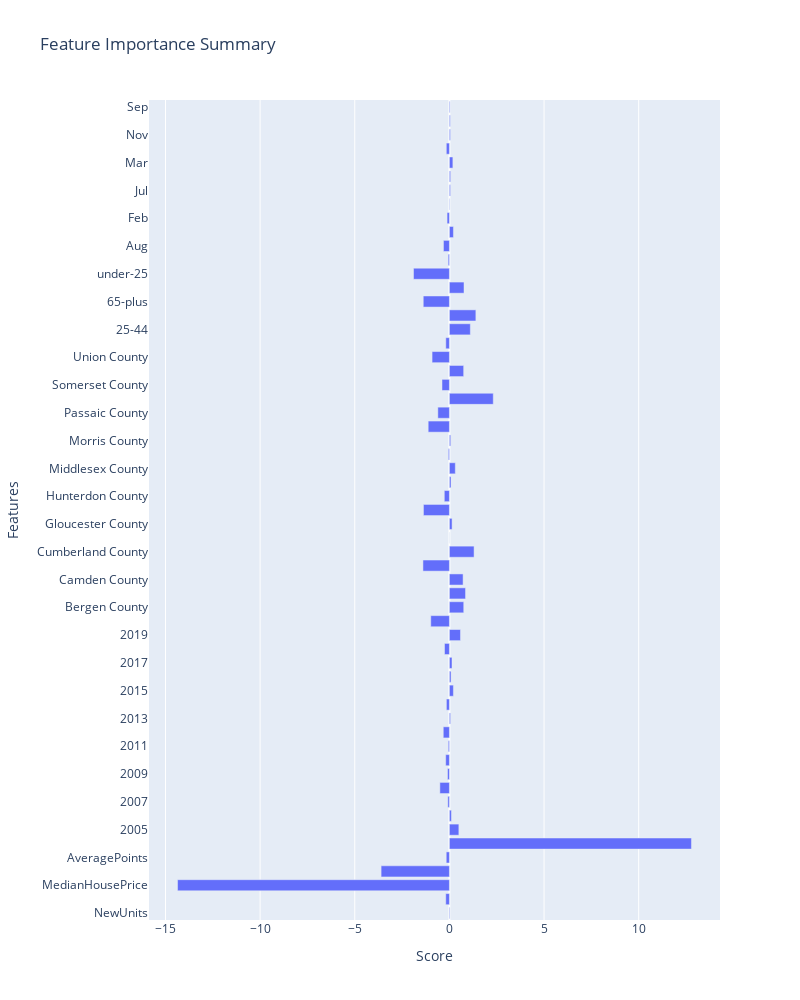

The cell this chart's notebook holds for it:
### Code cell
# all columns ml feature importance

labels = labels.apply(pd.to_numeric)

X_train, X_test, y_train, y_test = train_test_split(all_ml, labels.values.ravel(),test_size=0.25,random_state=0)
all_ml_log = LogisticRegression(random_state=0,class_weight='balanced')
all_ml_log.fit(X_train,y_train)
y_pred = all_ml_log.predict(X_test)
print('Classification Report:\n',classification_report(y_test, y_pred))
importance = all_ml_log.coef_.flatten()
df = pd.DataFrame(importance,all_ml.columns)

# plotting
fig = px.bar(data_frame=importance, y=all_ml.columns, x=importance, orientation='h', width=800, height=1000,\
    title='Feature Importance Summary')
fig.update_layout(xaxis_title="Score",yaxis_title="Features",)
fig.show()

### Figure 1 — Plotly figure (JSON) as saved in the notebook; plotly's stock layout.template omitted (floating-point values rounded to 4 significant figures)
{"data": [{"alignmentgroup": "True", "hovertemplate": "x=%{x}<br>y=%{y}<extra></extra>", "legendgroup": "", "marker": {"color": "#636efa", "pattern": {"shape": ""}}, "name": "", "offsetgroup": "", "orientation": "h", "showlegend": false, "textposition": "auto", "type": "bar", "x": [0.02898, -0.1936, -14.36, -3.609, -0.1681, 12.79, 0.4992, 0.1064, -0.08397, -0.5041, -0.1008, -0.1959, -0.06003, -0.3245, 0.05985, -0.1596, 0.211, 0.08586, 0.1383, -0.2596, 0.5845, -0.9848, 0.7568, 0.8522, 0.7227, -1.398, 1.303, -0.001821, 0.1417, -1.371, -0.2698, 0.08455, 0.3119, -0.05599, 0.06748, -1.121, -0.6111, 2.317, -0.3922, 0.7533, -0.9159, -0.1908, 1.105, 1.398, -1.382, 0.7725, -1.897, -0.06576, -0.3142, 0.2124, -0.1234, 0.01813, 0.0555, 0.06298, 0.1832, -0.1639, 0.0522, 0.04523, 0.03421], "xaxis": "x", "y": ["NewUnits", "NewBuildings", "MedianHousePrice", "AverageRate", "AveragePoints", "MedianIncome", "2005", "2006", "2007", "2008", "2009", "2010", "2011", "2012", "2013", "2014", "2015", "2016", "2017", "2018", "2019", "Atlantic County", "Bergen County", "Burlington County", "Camden County", "Cape May County", "Cumberland County", "Essex County", "Gloucester County", "Hudson County", "Hunterdon County", "Mercer County", "Middlesex County", "Monmouth County", "Morris County", "Ocean County", "Passaic County", "Salem County", "Somerset County", "Sussex County", "Union County", "Warren County", "25-44", "45-64", "65-plus", "overall", "under-25", "Apr", "Aug", "Dec", "Feb", "Jan", "Jul", "Jun", "Mar", "May", "Nov", "Oct", "Sep"], "yaxis": "y"}], "layout": {"barmode": "relative", "height": 1000, "legend": {"tracegroupgap": 0}, "title": {"text": "Feature Importance Summary"}, "width": 800, "xaxis": {"anchor": "y", "domain": [0, 1], "title": {"text": "Score"}}, "yaxis": {"anchor": "x", "domain": [0, 1], "title": {"text": "Features"}}}}
